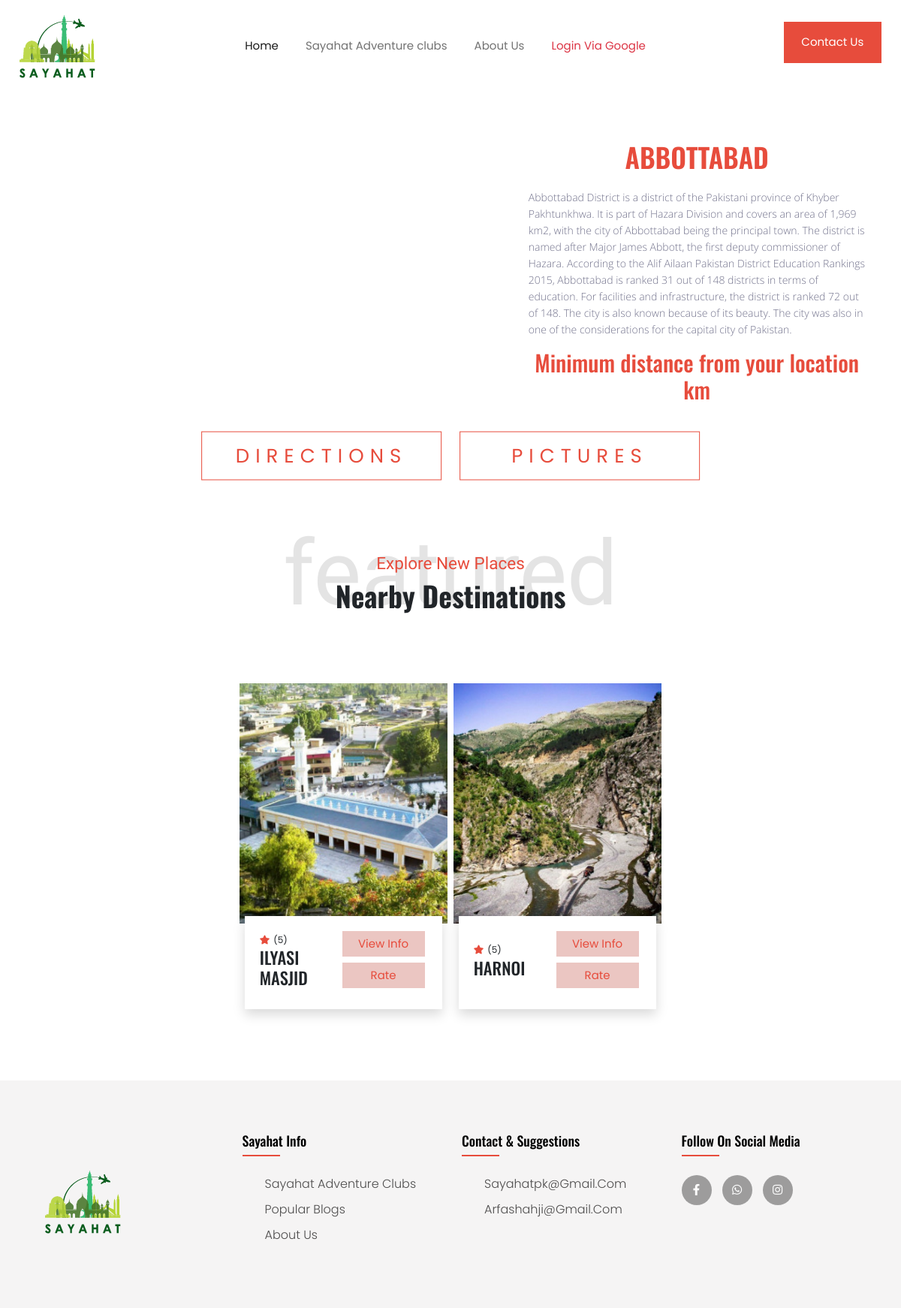
/41/, run on the app's committed database.
### locapp/models.py (models this page shows, shortened)
class DestinationCityDetails(models.Model):
    destination_name = models.CharField(max_length=50)
    destinationImage = models.ImageField(upload_to='destinationImages', blank = True, null = True)
    destination_desc = models.TextField()
    city_rating = models.PositiveIntegerField()
    admin_approved=models.BooleanField(default=False,blank=True,null=True)
    def __str__(self):
        return self.destination_name

class DestinationMetaDetails(models.Model):
    meta_destination = models.ForeignKey(DestinationCityDetails, models.CASCADE)
    meta_destination_name = models.CharField(max_length=60)
    meta_destination_Image = models.ImageField(upload_to='metadestinationImages')
    meta_destination_desc = models.TextField()
    destination_extras = models.CharField(max_length=200)
    place_rating = models.PositiveIntegerField()
    admin_approved=models.BooleanField(default=False,blank=True,null=True)

### locapp/views.py (the view)
# urls.py: path('<int:pk>/', views.dest_view2, name="show_dest"),
def dest_view2(request,pk):
    obj=DestinationCityDetails.objects.filter(id=pk)
    details=location_module(obj[0])
    distance=details[0]
    mapobj=details[1]
    dest_meta_details=details[2]
    tourist_lat = details[3]
    tourist_lon = details[4]
    context={'dest_details':obj,'distance':distance,'map':mapobj,'dest_meta_details':dest_meta_details
             ,'tourist_lat':tourist_lat,'tourist_lon':tourist_lon,'dest_lat':details[6],'dest_lon':details[7]}
    return render(request,'locapp/locationdetails.html',context)

### locapp/utils.py (called while the page is built)
def get_center_coordinates(latA, longA, latB=None, longB=None):
    cord = (latA, longA)
    if latB:
        cord = [(latA+latB)/2, (longA+longB)/2]
    return cord

def get_zoom(distance):
    if distance <=20:
        return 12
    elif distance<=50:
        return 10
    elif distance <= 100:
        return 9
    elif distance > 100 and distance <= 1500:
        return 5
    elif distance > 1501 and distance <= 3000:
        return 4
    else:
        return 2

### locapp/templates/locapp/locationdetails.html (shortened to what this page needs)
{% extends 'locapp/base.html' %}
{% block body %}
{% load static %}
{% for detail in dest_details %}
<div class="container mb-2">
  <div class="row px-2">
    <div class="col-md-7">
    </div>
    <div class="col-md-5 px-0">
    <section class="pt-2">
      <h1 class="text-center heading-orange">{{detail.destination_name}}</h1>
      <p class="py-3">{{detail.destination_desc}}</p>
      <h2 class="text-center heading-orange">Minimum distance from your location {{distance |floatformat:2}} km</h2>
    </section>
    </div>
  </div>
</div>
<div class="container mt-5" style="width:90%">
  <div class="text-box" style="margin-top: 62px;">
  <div class="row">
    <div class="col-md-12">
  <a href="https://www.google.com/maps/dir/{{tourist_lat}},{{tourist_lon}}/{{dest_lat}},{{dest_lon}}/" style="width: 320px;margin-right: 20px;" class="hero-btn red-btn">DIRECTIONS</a>
<a href="https://www.gettyimages.com/photos/{{detail.destination_name}}" style="width: 320px;" class="hero-btn red-btn">PICTURES</a>
</div>
</div>
</div>
</div>
{%endfor%}
{% if dest_meta_details %}
<section id="featured">
    <div class="container mb-5 mt-2" data-aos="fade-left">
      <div class="title py-2">
        <h4 class="title-primary">Explore New Places</h4>
        <h1 class="h1 h1-responsive title-secondary">Nearby Destinations</h1>
        <br>
      </div>
      <div class="row px-0 d-flex justify-content-center">
      {%for detail in dest_meta_details%}
        <div class="col-lg-3 px-1">
          <div class="card-design">
            <div class="image">
              <img src="{{detail.meta_destination_Image.url}}" alt="">
            </div>
            <div class="card-text shadow">
              <div class="item">
                <span><i class="fas fa-star"></i>({{detail.place_rating}})</span>
                <h4 class="h4">{{detail.meta_destination_name}}</h4>
              </div>
              <div class="px-1">
                <a class="item" href="{%url 'locapp:loc_meta_detail' pk=detail.id %}"><button style="width: 110px;" class="btn">View Info</button></a>
                <div class="py-2">
                <a class="item"  href="{%url 'locapp:addRating' %}"><button style="width:110px"  class="btn">Rate</button></a>
              </div>
            </div>
            </div>
          </div>
        </div>
        {%endfor%}
      </div>
    </div>
  </section>
  {%else%}
  <div style="margin-bottom: 130px;"></div>
{%endif%}
{% endblock body %}

### locapp/templates/locapp/base.html (shortened to what this page needs)
<!DOCTYPE html>
{%load static%}
{% load socialaccount %}
<html lang="en">
<head>
    <link
      rel="stylesheet"
      type="text/css"
      href="{%static 'styles/main_styles.css'%}"
    />
    <link href="https://cdn.jsdelivr.net/npm/bootstrap@5.0.0-beta3/dist/css/bootstrap.min.css" rel="stylesheet">
    <link rel="stylesheet" href="https://use.fontawesome.com/releases/v5.5.0/css/all.css">
    <link rel="stylesheet" href="{% static 'styles/style.css'%}">
    <link rel="stylesheet" href="{% static 'styles/aboutstyle.css'%}">
    <link rel="stylesheet" href="https://cdnjs.cloudflare.com/ajax/libs/font-awesome/4.7.0/css/font-awesome.min.css">
    <link rel="stylesheet" href="https://unpkg.com/swiper/swiper-bundle.min.css" />
    <link href="https://cdn.rawgit.com/michalsnik/aos/2.1.1/dist/aos.css" rel="stylesheet">
</head>
 <nav class="navbar navbar-expand-lg navbar-light bg-white">
    <div class="container-fluid">
      <a class="navbar-brand" href="{%url 'locapp:dest'%}"><img src="{% static 'images/logo2.png' %}"></a>
      <div class="collapse navbar-collapse" id="navbarSupportedContent">
        <ul class="navbar-nav ms-auto mb-2 mb-lg-0">
          <li class="nav-item">
            <a class="nav-link active" aria-current="page" href="{%url 'locapp:dest'%}">Home</a>
          </li>
          <li class="nav-item">
            <a class="nav-link" href="{%url 'club:index'%}">Sayahat Adventure clubs</a>
          </li>
          <li class="nav-item">
            <a class="nav-link" href="{%url 'locapp:aboutUs'%}">About Us</a>
          </li>
            {%if request.user.is_authenticated%}
          <li class="nav-item dropdown">
            <a class="nav-link dropdown-toggle" href="#" id="navbarDropdown" role="button" data-bs-toggle="dropdown" aria-expanded="false">
              Post
            </a>
            <ul class="dropdown-menu" aria-labelledby="navbarDropdown">
              <li><a class="nav-link" href="{%url 'locapp:addRating'%}">Place Rating</a></li>
              <li><hr class="dropdown-divider"></li>
              <li><a class="nav-link" href="{%url 'locapp:addCity'%}">Post a new city</a></li>
              <li><a class="nav-link" href="{%url 'locapp:addPlace'%}">Post a place within city</a></li>
            </ul>
          </li>
        <li class="nav-item">
        <li class="nav-item" id="show_dp"><a href="/" class="text-danger nav-link example_e" ><span class="nav_link_font">{{user.first_name}}</span></a></li>
          <a class="nav-link image" ><img src="{{ user.socialaccount_set.all.0.get_avatar_url }}" alt="..." height=30px width=30px class="img-fluid rounded-circle"></a>
        </li>
            <li class="nav-item">
            <a class="nav-link" href="{%url 'locapp:logout'%}">Log out</a>
          </li>
            {%else%}
            <li class="nav-item">
            <a class="nav-link text-danger" href="{% provider_login_url "google" %}">Login Via Google</a>
          </li>
            {%endif%}
        </ul>
        <ul class="navbar-nav ms-auto">
          <a href="#footer"><button class="btn">Contact Us</button></a>
        </ul>
      </div>
    </div>
  </nav>
   <body>
        {% block body %}
        {% endblock body %}
{%include 'locapp/newfooter.html'%}
</body>
</html>

### locapp/templates/locapp/newfooter.html (shortened to what this page needs)
{% load static %}
<head>
  <link rel="stylesheet" href="{% static 'styles/newstyle.css' %}">
  <link rel="stylesheet" type="text/css" href="https://cdnjs.cloudflare.com/ajax/libs/font-awesome/5.15.1/css/all.min.css">
</head>
<body>
  <footer class="footer">
    <div class="footer-container">
        <div class="footer-row">
            <div class="footer-col">
                <ul>
                    <li><img src="{% static 'images/logo2.png' %}" style="margin-top: 50px;"></li>
                </ul>
            </div>
            <div class="footer-col">
                <h4>Sayahat Info</h4>
                <ul>
                    <li><a href="{% url 'club:index' %}">Sayahat Adventure Clubs</a></li>
                    <li><a href="{% url 'locapp:Blog' 1 %}">Popular Blogs</a></li>
                    <li><a href="{% url 'locapp:aboutUs' %}">About Us</a></li>
                </ul>
            </div>
            <div class="footer-col">
                <h4>Contact & Suggestions</h4>
                <ul>
                    <li><a href="https://mail.google.com/mail/?view=cm&fs=1&tf=1&to=sayahatpk@gmail.com"> sayahatpk@gmail.com</a></li>
                    <li><a href="https://mail.google.com/mail/?view=cm&fs=1&tf=1&to=arfashahji@gmail.com"> arfashahji@gmail.com</a></li>
                </ul>
            </div>
            <div class="footer-col">
                <h4>Follow on Social Media</h4>
                <div class="social-links">
                    <a href="https://www.facebook.com/arfashahji/"><i class="fab fa-facebook-f"></i></a>
                    <a href="https://api.whatsapp.com/send?phone={{+923321516238}}"><i class="fab fa-whatsapp"></i></a>
                    <a href="https://www.instagram.com/syed_arfa459/"><i class="fab fa-instagram"></i></a>
                </div>
            </div>
        </div>
    </div>
</footer>
</body>

### locapp/static/styles/main_styles.css (style rules this page uses)
* { margin: 0; padding: 0; -webkit-font-smoothing: antialiased; -webkit-text-shadow: rgba(0,0,0,.01) 0 0 1px; text-shadow: rgba(0,0,0,.01) 0 0 1px; }
body { font-family: 'Open Sans', sans-serif; font-size: 14px; font-weight: 400; background: #FFFFFF; color: #a5a5a5; }
div { display: block; position: relative; -webkit-box-sizing: border-box; -moz-box-sizing: border-box; box-sizing: border-box; }
ul { list-style: none; margin-bottom: 0px; }
p { font-family: 'Open Sans', sans-serif; font-size: 14px; line-height: 1.9285; font-weight: 400; color: #72728c; -webkit-font-smoothing: antialiased; -webkit-text-shadow: rgba(0,0,0,.01) 0 0 1px; text-shadow: rgba(0,0,0,.01) 0 0 1px; }
p:last-of-type { margin-bottom: 0; }
a, a:hover, a:visited, a:active, a:link { text-decoration: none; -webkit-font-smoothing: antialiased; -webkit-text-shadow: rgba(0,0,0,.01) 0 0 1px; text-shadow: rgba(0,0,0,.01) 0 0 1px; }
h1 { font-size: 72px; }
h2 { font-size: 48px; }
h4 { font-size: 24px; }
h1, h2, h3, h4, h5, h6 { font-family: 'Oswald', sans-serif; font-weight: 400; -webkit-font-smoothing: antialiased; -webkit-text-shadow: rgba(0,0,0,.01) 0 0 1px; text-shadow: rgba(0,0,0,.01) 0 0 1px; }
section { display: block; position: relative; box-sizing: border-box; }

### locapp/static/styles/style.css (style rules this page uses)
:root { --color-primary:#e74c3c; --color-secondary:#0a6245; --font:'Poppins',sans-serif; --font-secondary:'Satisfy',cursive; --color-white:#ffffff; }
html, body { font-family: 'Poppins', sans-serif; font-size: 15px; line-height: 1.5; margin:0; box-sizing:border-box; top: 0; left: 0; }
ul { list-style-type: none; }
.navbar { background-color: rgb(245, 244, 244); padding: 1rem 1rem; min-height:12vh; }
.navbar-expand-lg .navbar-nav .nav-link { padding: 1rem 1.2rem; position: relative; }
.navbar-nav button { padding: 1.2rem 0; }
.navbar-nav .btn { background-color:#e74c3c; color:white; border-radius: 0; padding: 1rem 1.5rem; margin-top: -10px; }
#featured { width:100%; padding:50px 0; }
#featured .title { text-align:center; }
#featured .title .title-primary { color:#e74c3c; font-family:var(--font-secondary); position:relative; }
#featured .title .title-primary:before { content:'featured'; position:absolute; top:100%; left:50%; transform:translate(-50%,-50%); font-size:120px; color:black; opacity:0.1; z-index:-1; }
#featured .title .title-secondary { font-weight:700; }
#featured .card-design { width:100%; }
#featured .card-design .image { position:relative; width:100%; height:320px; z-index:-1; }
#featured .card-design .image img { position:absolute; top:0; left:0; width:100%; height:100%; object-fit:cover; }
#featured .card-design .card-text { background-color:white!important; width:95%; margin: auto; margin-top:-10px; padding:20px; display:flex; justify-content:space-between; z-index:9; }
#featured .card-design .card-text .item { align-self:center; }
#featured .card-design .card-text .item span { font-size:0.8em; }
#featured .card-design .card-text span i.fas { color:var(--color-primary); margin-right:5px; }
#featured .card-design .card-text .item .btn { margin:0; padding:5px 15px; color:var(--color-primary); background:#dfa39c9d; border-radius: 0; }
* { margin:0; padding:0; font-family:"Poppins", sans-serif; }
.heading-orange { color:#e74c3c; }
a { text-decoration:none!important; }
h1 { font-size:36px; font-weight:600; }
p { font-size:14px; font-weight:300; line-height: 22px; padding: 10px; }
.text-box { width:50%; color:#fff; position:relative; top:50%; left:30%; transform:translate(-50%,-50%); }
.text-box a { letter-spacing: 4px; font-size:18px; }
.hero-btn { display:inline-block; text-decoration:none; color:#fff; border: 1px solid #fff; padding: 12px 34px; font-size: 13px; background: transparent; position: relative; cursor:pointer; }

### locapp/static/styles/aboutstyle.css (style rules this page uses)
* { margin:0; padding:0; font-family:"Poppins", sans-serif; }
a { text-decoration:none; }
h1 { font-size:36px; font-weight:600; }
p { font-size:14px; font-weight:300; line-height: 22px; padding: 10px; }
.text-box { width:90%; color:#fff; position:relative; top:50%; left:50%; transform:translate(-50%,-50%); text-align: center; }
.text-box a { letter-spacing: 8px; font-size:26px; }
.hero-btn { display:inline-block; text-decoration:none; color:#fff; border: 1px solid #fff; padding: 12px 34px; font-size: 13px; background: transparent; position: relative; cursor:pointer; }
.red-btn { border: 1px solid #e74c3c; background: transparent; color:#e74c3c; }
.row { margin-top: 5%; display: flex; justify-content:space-between; }

### data on the page
DestinationCityDetails: destination_name "ABBOTTABAD", destination_desc "Abbottabad District is a district of the Pakistani province of Khyber Pakhtunkhwa. It is part of Hazara Division and covers an area of 1,969 km2, with the city of Abbottabad being the principal town. The district is named after Major James Abbott, the first deputy commissioner of Hazara. According to the Alif Ailaan Pakistan District Education Rankings 2015, Abbottabad is ranked 31 out of 148 districts in terms of education. For facilities and infrastructure, the district is ranked 72 out of 148. The city is also known because of its beauty. The city was also in one of the considerations for the capital city of Pakistan."
DestinationMetaDetails: meta_destination_Image (picture), place_rating "5", meta_destination_name "ILYASI MASJID"
DestinationMetaDetails: meta_destination_Image (picture), place_rating "5", meta_destination_name "HARNOI"
